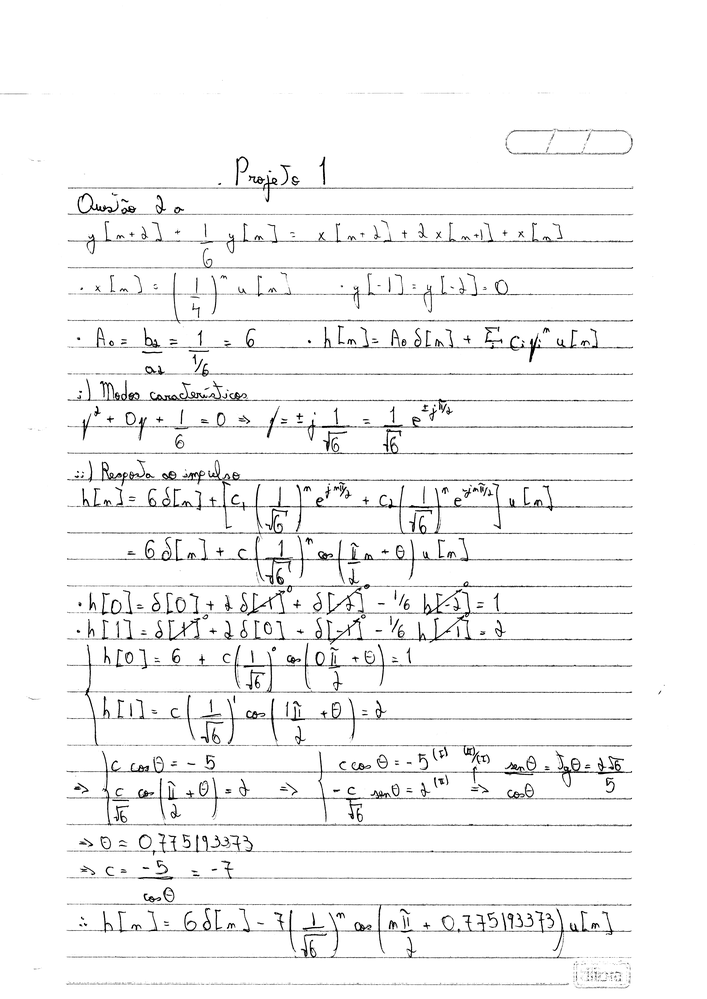
#> input picture sstd/Projeto_1/questao2a.png, 707 x 999 px, shrunk from 4962 x 7013 before the run
$ jupyter execute --allow-errors projeto1.ipynb
#> lines starting #> are read from the running program, lines starting #| are printed output that depends on the picture
[cell 1]
import numpy as np
import scipy as sp
import matplotlib.pyplot as plt
from PIL import Image

# Projeto 1 - Sinais e Sistemas em Tempo Discreto - 2023/01
# Identificação
## Nome: Fabricio Costa de Faro Campos
## Matrícula: 2210068880

# Questão 1

## Questão 1a (0.5 pontos)

O objetivo deste exercício é estudar a decimação e a interpolação de sinais.
Escreva uma função em python que receba um sinal x[n] e retorne um sinal y[n] que seja a decimação por um fator de 2 do sinal de entrada x[n].

Em seguida, use a sua função para encontrar o sinal decimado para a entrada:

$$ x = \left[1, 2, 1, 0, 1, 2, 1, 0, 1, 2, 1, 0, 1, 2, 1, 0, 1, 2, 1, 0 \right]$$

[cell 2]
### Código da questão 1a.
def decima(sinal):
    return sinal[::2]

𝑥=[1,2,1,0,1,2,1,0,1,2,1,0,1,2,1,0,1,2,1,0]
y = decima(x)
print(y)

## Questão 1b (0.5 pontos)

Escreva uma função em python que receba um sinal y[n] e retorne um sinal z[n] que seja a interpolação por um fator de 2 do sinal de entrada y[n]. A sua função deve aumentar o número de amostras e assinalar um novo valor para as amostras criadas. Você pode escolher se as amostras interpoladas terão o valor médio das amostras ou o valor da amostra anterior.

Em seguida, utilize a sua função para encontrar o sinal interpolado para o sinal y[n] da questão anterior (1a).

[cell 3]
### Código da questão 1b.
def interpola(sinal):
    sinal_interpolado = list()
    i = 0
    while i < len(sinal):
        sinal_interpolado.append(sinal[i])
        i += 1
        sinal_interpolado.append(sinal[i - 1])
    return sinal_interpolado

z = interpola(y)
print(z)

## Questão 1c (1 ponto)

Uma imagem é um sinal discreto de duas dimensões.
Escrevemos I(x,y) para representar esta imagem como uma matriz bidimensional de dimensões (w x h), onde w é a largura da imagem e h a sua altura.

Para imagens, fazemos a decimação e a interpolação separadamente, para todas as linhas e, em seguida, para todas as colunas (ou vice-versa), considerando que cada linha ou coluna é um sinal de uma dimensão.

Aplique o seu algoritmo de decimação sucessivamente até obter uma imagem com tamanho (w/16 x h/16), isto é, aplique o algoritmo 4 vezes seguidas, mostrando a imagem resultante.

#> (a cell that did not finish here is left out)

## Questão 1d (1 ponto)

Utilizando como entrada a imagem decimada (de tamanho w/16 x h/16) da questão anterior (1c), aplique o seu algoritmo de interpolação sucessivamente até obter uma imagem com tamanho (w x h), isto é, aplique o algoritmo 4 vezes seguidas, mostrando a imagem resultante. Compare a imagem original com a imagem que foi decimada/interpolada.

#> (a cell that did not finish here is left out)

# Questão 2

Considere o seguinte sistema LDIT:
$$ y\left[n+2\right] + \frac{1}{6}y\left[n\right] = x\left[n+2\right] + 2x\left[n+1\right]+x\left[n\right] $$
$$ x\left[n\right] = \left(\frac{1}{4}\right)^n u\left[n\right] $$
$$ y\left[-1\right] = y\left[-2\right] = 0 $$

## Questão 2a (1 ponto)

Determine a resposta ao impulso h[n] analiticamente. Você pode inserir a sua resposta escaneada como uma imagem abaixo.

[cell 6]
## Código da questão 2a.
# Cálculo da resposta ao impulso unitário
Image.open("questao2a.png")

## Questão 2b (1 ponto)
Escreva um código para obter a resposta ao impulso h[n] iterativamente. Compare a resposta obtida iterativamente com a resposta analítica para as primeiras 100 amostras, plotando o gráfico das duas respostas.

Calcule também o erro médio quadrático entre os dois sinais, h[n] analítico e g[n] iterativo, através da equação:

$$ MSE = \frac{1}{N} \sum_{i=0}^{N-1} \left( h\left[i\right] - g\left[i\right] \right)^2 $$

onde N é o número de amostras considerado (no caso, 100 amostras).

[cell 7]
### Código da questão 2b.

def iterative_h2(n):
    if n < 0:
        return 0
    return delta(n) + 2*delta(n - 1) + delta(n - 2) - (1/6) * iterative_h2(n - 2)


def delta(n):
    if n == 0:
        return 1
    return 0

def analytic_h2(n):
    alfa = np.arctan(2 * np.sqrt(6) / 5)
    return 6*delta(n) -7 * np.power(1 / np.sqrt(6), n) * np.cos(n * np.pi / 2 + alfa)

def mse(array1, array2):
    s = 0
    n = N = len(array1)
    while n < N:
        s += (array1[n] - array2[n]) ** 2
        n -= 1
    return s / N

N = 100

f = list(iterative_h2(n) for n in range(N))
g = list(analytic_h2(a) for a in range(N))


# Plotando o resultado
plt.plot(f, color='blue', linewidth = 2.5)
plt.plot(g, color='red', linewidth = 1)

# Erro médio quadrático
print(f'Erro médio: {mse(f, g)}')
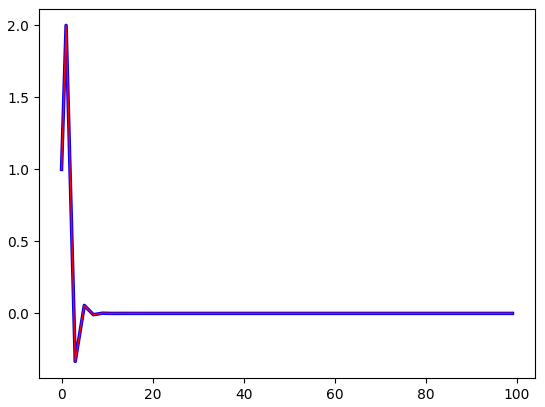
#> figure drawn by matplotlib, 1 panel; curve peaks at x = 1, y = 2; curve peaks at x = 1, y = 2

## Questão 2c (1 ponto)

Determine a resposta do sistema às condições iniciais dadas analiticamente. Você pode inserir a sua resposta escaneada como uma imagem abaixo.

[cell 8]
### Código da questão 2c.
# Cálculo da resposta ao impulso unitário
Image.open("questao2c.png")
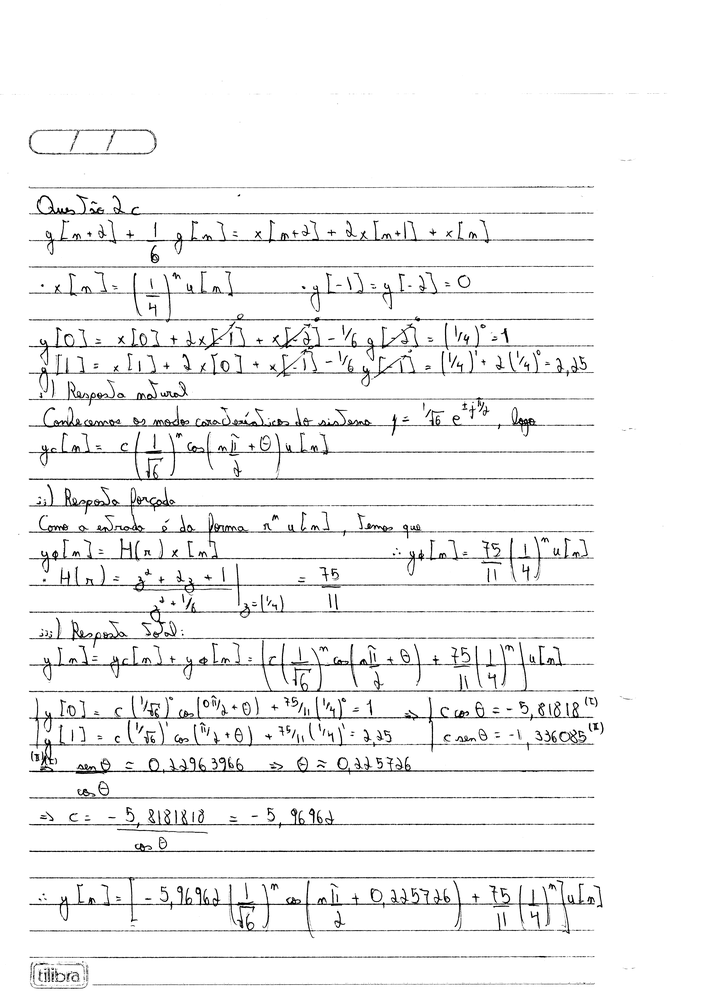
#> input picture sstd/Projeto_1/questao2c.png, 707 x 999 px, shrunk from 4962 x 7013 before the run

### Questão 2d (1 ponto)
Escreva um programa para obter a resposta do sistema através da convolução da entrada com a resposta ao impulso h[n] truncada para as primeiras 20 amostras (isto é, considerando apenas as primeiras 20 amostras de h[n]).

Compare a resposta obtida pela convolução com a resposta obtida analiticamente, plotando o gráfico das duas respostas (calcule as primeiras 100 amostras do sinal). Calcule também o erro médio quadrático entre os dois sinais.

[cell 9]
### Código da questão 2d.
N = 20

a = 1 - (75 / 11)
b = - (2.25 - (75 / 44)) * np.sqrt(6)
c = np.arctan(b / a)
d = a / (np.cos(c))

analytic_y = list()

for n in range(N):
    y = d * np.power(6, -n/2) * np.cos(n * np.pi / 2 + c) + 75 * np.power(0.25, n) / 11
    analytic_y.append(y)

h = list(iterative_h2(n) for n in range(N - 10))
x = list(np.power(1 / 4, n) for n in range(N - 9))

iterative_y = np.convolve(x, h)


# Plotando o resultado
plt.plot(iterative_y, color='blue', linewidth = 2.5)
plt.plot(analytic_y, color='red', linewidth = 1)

# Erro médio quadrático
print(f'Erro médio: {mse(iterative_y, analytic_y)}')
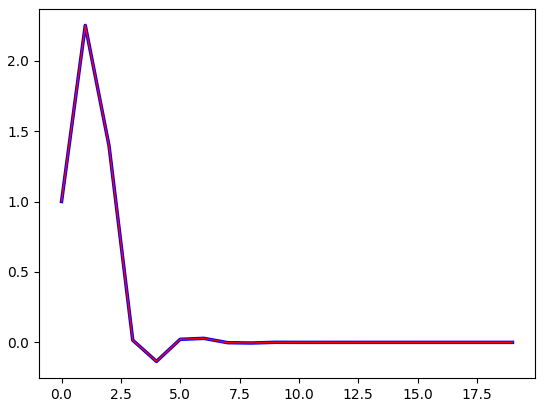
#> figure drawn by matplotlib, 1 panel; curve peaks at x = 1, y = 2.25; curve peaks at x = 1, y = 2.25

## Questão 2e (1 ponto)

Usando como entrada o sinal disponibilizado ('data_projeto1.mat'), determine a resposta do sistema. Plote o gráfico da entrada e da saída do sistema.

#> (a cell that did not finish here is left out)

# Questão 3
Considere o seguinte sistema LDIT:
$$ y\left[n+2\right] -2~\cos \left( \frac{\pi}{8} \right) y\left[n+1\right] + y\left[n\right] = x\left[n\right] $$

## Questão 3a (1 ponto)
Determine a resposta ao impulso h[n] analiticamente. Você pode inserir a sua resposta escaneada como uma imagem abaixo.

[cell 11]
### Código da questão 3a.
# Cálculo da resposta ao impulso unitário
Image.open("questao3a.png")
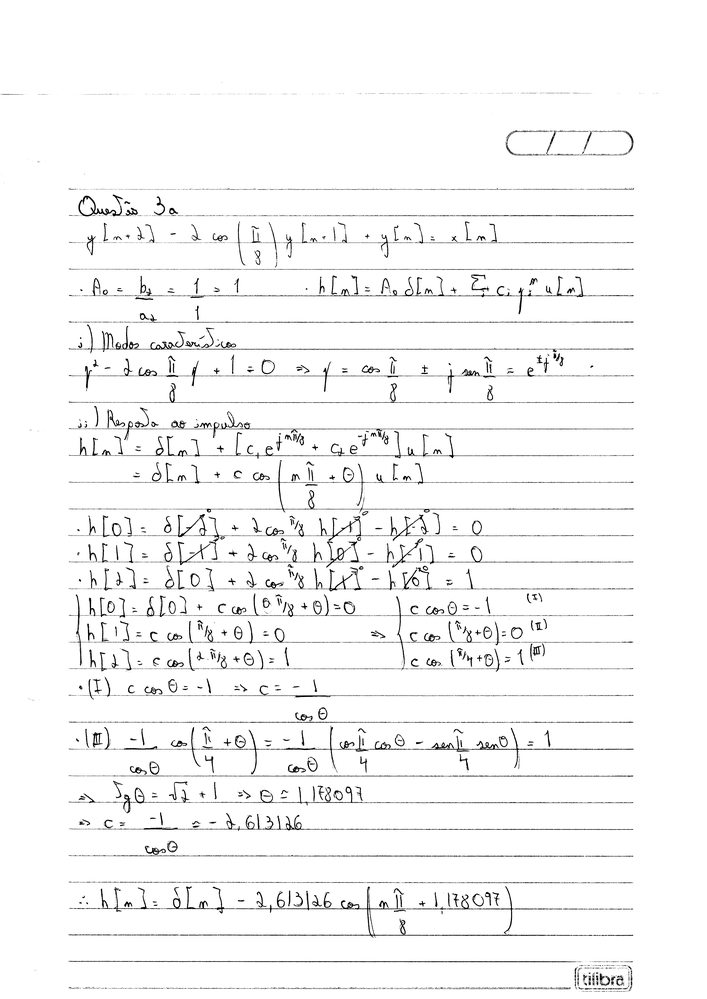
#> input picture sstd/Projeto_1/questao3a.png, 707 x 999 px, shrunk from 4962 x 7013 before the run

## Questão 3b (1 ponto)
Escreva um programa para obter a resposta ao impulso h[n] iterativamente. Compare a resposta obtida com a resposta analítica, plotando o gráfico das duas respostas para as primeiras 100 amostras. Calcule também o erro médio quadrático entre os dois sinais.

[cell 12]
### Código da questão 3b

def analytic_h3(n):
    alfa = np.arctan(1 + np.sqrt(2))
    c = -1 / np.cos(alfa)
    return delta(n) + c * np.cos(n * np.pi / 8 + alfa)

N = 100
n = N - 2

iterative_h3 = [0, 0]

while n:
    h0 = 2 * np.cos(np.pi / 8) * iterative_h3[-1] - iterative_h3[-2]
    if n == 98:
        h0 += 1
    iterative_h3.append(h0)
    n -= 1

f = iterative_h3
g = list(analytic_h3(a) for a in range(N))


# Plotando o resultado
plt.plot(f, color='blue', linewidth = 2.5)
plt.plot(g, color='red', linewidth = 1)

# Erro médio quadrático
print(f'Erro médio: {mse(f, g)}')
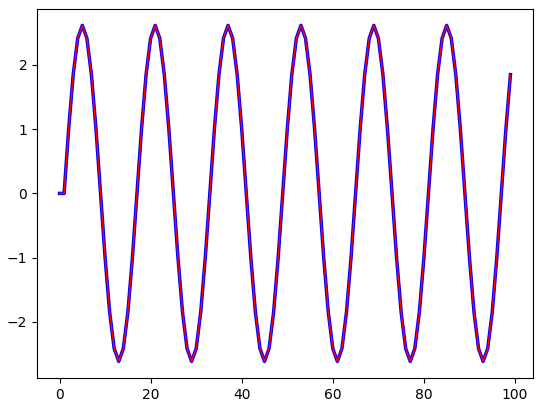
#> figure drawn by matplotlib, 1 panel; curve peaks at x = 5, y = 2.61; curve peaks at x = 5, y = 2.61
